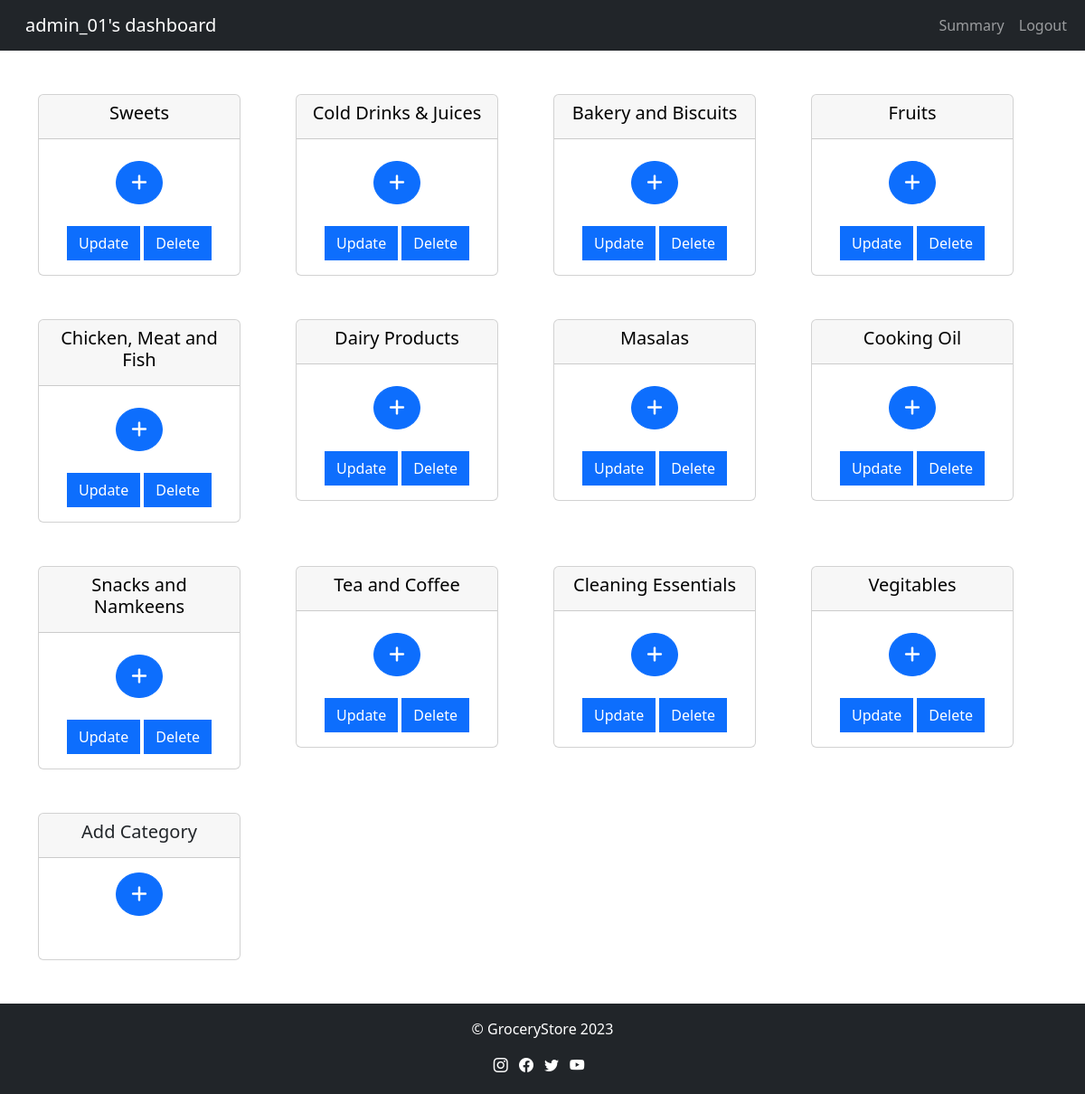
The app's page /admin_dashboard (signed in) with its own data.
### application/models.py (models this page shows, shortened)
class User(UserMixin, db.Model):
    __tablename__ = 'user'
    user_id = db.Column(db.Integer, autoincrement=True, primary_key=True)
    username = db.Column(db.String(50), unique=True)
    password = db.Column(db.String(50), nullable=False)
    role=db.Column(db.String(50),nullable=False)

class Category(db.Model):
    __tablename__ = 'category'
    category_id = db.Column(db.Integer, autoincrement=True, primary_key=True)
    category_name = db.Column(db.String(150), unique=True)
    products = db.relationship('Product', backref='category', lazy=True)

### application/controllers.py (the view)
@app.route("/admin_dashboard")
@login_required
def admin_dashboard():
    category_count = db.session.query(Category).count()
    categories = Category.query.all()
    admin_name=current_user.username
    if current_user.role=='admin':
        return render_template("admin_dashboard.html",category_count=category_count,categories=categories,admin_name=admin_name)
    else:
        return render_template("403.html")

### application/controllers.py (called while the page is built)
@login_manager.user_loader
def load_user(id):
       return User.query.get(int(id))

### templates/admin_dashboard.html (shortened to what this page needs)
{% extends "base.html" %}
{% block content %}
<nav class="navbar navbar-expand-lg navbar-dark bg-dark mb-2 ">
    <div class="container-fluid">
      <a class="navbar-brand ms-3" href="{{url_for('admin_dashboard')}}">{{admin_name}}'s dashboard</a>
        <ul class="navbar-nav ml-auto">
          <li class="nav-item">
            <a class="nav-link" href="{{url_for('summary')}}">Summary</a>
          </li>
          <li class="nav-item">
            <a class="nav-link" href="/logout">Logout</a>
          </li>
        </ul>
      </div>
</nav>
  <div class="container my-5">
    {% if category_count >0 %}
    <div class="row">
        {% for category in categories %}
        <div class="col-md-3">
        <div class="card text-center mb-5" style="width: 14rem;">
          <div class="card-header"><a href="/category/{{category['category_id']}}/show_product" style="text-decoration: none; color: black;"><h5>{{ category.category_name }}</h5></a></div>
          <div class="card-body">
            <div class="px-3 pt-2 pb-4">
              <a href="/category/{{category['category_id']}}/add_product" class="btn btn-primary btn-lg rounded-circle">
                <i class="fas fa-plus"></i>
              </a>
            </div>
            <span>
              <a href="/category/{{category['category_id']}}/update" class="btn btn-primary">Update</a>
              <a href="/category/{{category['category_id']}}/delete" class="btn btn-primary" onclick="return confirmDelete()">Delete</a>
            </span>
          </div>
        </div>
      </div>
        {% endfor %}</br>
      <div class="col-3">
        <div class="card text-center" style="width: 14rem;">
          <div class="card-header"><h5>Add Category</h5></div>
          <div class="px-3 pt-3 pb-5">
          <a href="/add_category" class="btn btn-primary btn-lg rounded-circle">
            <i class="fas fa-plus"></i>
          </a>
        </div>
        </div>
      </div>
    </div>
    {% endif %}
</div>
{% endblock %}

### templates/base.html (style rules this page uses)
.btn { border-radius: 0; }

### records on screen
User: username "admin_01"
Category: category_name "Sweets"
Category: category_name "Cold Drinks & Juices"
Category: category_name "Bakery and Biscuits"
Category: category_name "Fruits"
Category: category_name "Chicken, Meat and Fish"
Category: category_name "Dairy Products"
Category: category_name "Masalas"
Category: category_name "Cooking Oil"
Category: category_name "Snacks and Namkeens"
Category: category_name "Tea and Coffee"
Category: category_name "Cleaning Essentials"
Category: category_name "Vegitables"
